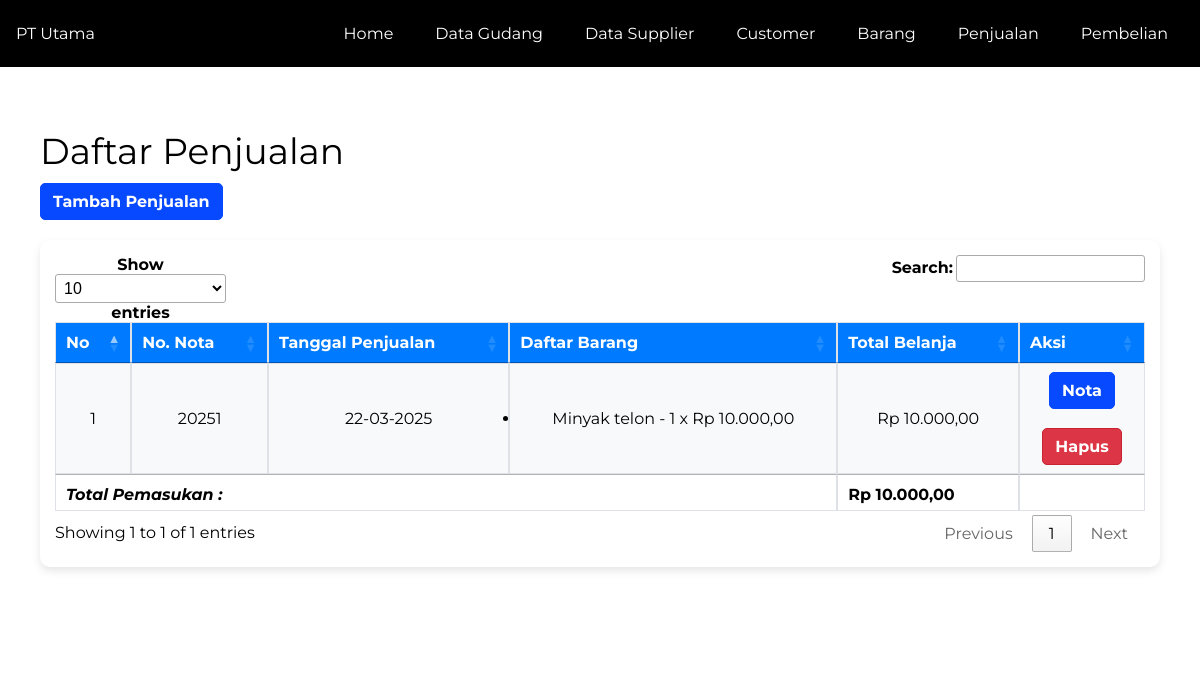
The app's page /penjualandaftar.php with its own data.
### tables this page shows
CREATE TABLE `penjualan` (
  `idpenjualan` int(11) NOT NULL,
  `notajual` text NOT NULL,
  `kodenota` text NOT NULL,
  `namabarang` text NOT NULL,
  `harga` text NOT NULL,
  `jumlah` text NOT NULL,
  `total` text NOT NULL,
  `grandtotal` text NOT NULL,
  `uangpembeli` text NOT NULL,
  `kembalian` text NOT NULL,
  `tanggalpenjualan` date NOT NULL,
  `waktuinputjual` datetime NOT NULL DEFAULT current_timestamp()
);

### penjualandaftar.php (the view, shortened to what this page needs)
<?php include 'header.php'; ?>
<div class="display-kontainer kontainer" style="padding-bottom: 50px;">
	<div class="kontainer padding-32">
		<h1>Daftar Penjualan</h1>
		<a href="penjualantambah.php" class="btn btn-primary float-right">Tambah Penjualan</a>
		<div class="row">
			<div class="col l12">
				<div class="card shadow mb-4">
					<div class="card-body">
						<table class="table table-bordered table-striped" id="table">
							<thead class="bg-primary text-white">
								<tr>
									<th>No</th>
									<th>No. Nota</th>
									<th>Tanggal Penjualan</th>
									<th>Daftar Barang</th>
									<th>Total Belanja</th>
									<th>Aksi</th>
								</tr>
							</thead>
							<tbody>
								<?php
								$nomor = 1;
								$ambil = $koneksi->query("SELECT * FROM penjualan GROUP BY notajual ORDER BY tanggalpenjualan DESC");
								$totalpemasukan = 0;
								while ($pecah = $ambil->fetch_assoc()) { ?>
									<tr>
										<td><?php echo $nomor; ?></td>
										<td><?php echo $pecah['kodenota'] ?></td>
										<td><?php echo date("d-m-Y", strtotime($pecah['tanggalpenjualan'])) ?></td>
										<td>
											<ul>
												<?php
												$ambildaftarbarang = $koneksi->query("SELECT * FROM penjualan WHERE notajual = '$pecah[notajual]'");
												while ($daftarbarang = $ambildaftarbarang->fetch_assoc()) { ?>
													<li><?= $daftarbarang['namabarang'] ?> - <?= $daftarbarang['jumlah'] ?> x <?= rupiah($daftarbarang['harga']) ?></li>
												<?php } ?>
											</ul>
										</td>
										<td><?php echo rupiah($pecah['grandtotal']) ?></td>
										<td>
											<a class="btn btn-primary text-white mb-1" href="cetakfaktur.php?id=<?php echo $pecah['notajual']; ?>" target="_blank">Nota</a>
											<br><br>
											<a href="penjualanhapus.php?id=<?php echo $pecah['notajual']; ?>" class="btn btn-danger mb-1" onclick="return confirm('Yakin Mau di Hapus?')">Hapus</a>
										</td>
									</tr>
								<?php
									$totalpemasukan += $pecah['grandtotal'];
									$nomor++;
								} ?>
							</tbody>
							<tfoot>
								<tr>
									<th colspan="4" class="text-right"><em>Total Pemasukan :</em></th>
									<th><?= rupiah($totalpemasukan) ?></th>
									<th></th>
								</tr>
							</tfoot>
						</table>
					</div>
				</div>
			</div>
		</div>
	</div>
</div>
<?php
include 'footer.php';
?>

### css/style.css (style rules this page uses)
* { margin: 0; padding: 0; box-sizing: border-box; }
body { font-family: Arial, sans-serif; width: 100vw; max-width: 100%; }
a { background-color: transparent }
html { overflow-x: hidden }
h1 { font-size: 36px }
h1, h2, h3, h4, h5, h6 { font-family: "Segoe UI", Arial, sans-serif; font-weight: 400; margin: 10px 0 }
a { color: inherit }
.display-kontainer { position: relative }
.bar:after, .bar:before, .kontainer:after, .kontainer:before, .row-padding:after, .row-padding:before, .row:after, .row:before { content: ""; display: table; clear: both }
.col { float: left; width: 100% }
@media (min-width:993px) { .col.l12 { width: 99.99999% } }
.content { margin-left: auto; margin-right: auto }
.content { max-width: 980px }
.kontainer { padding: .01em 16px }
.padding-32 { padding-top: 32px!important; padding-bottom: 32px!important }
.text-white { color: #fff!important }
body, h1, h2, h3, h4, h5, h6, .wide { font-family: "Montserrat", sans-serif; }
.kontainer { max-width: 1200px; margin: auto; padding: 20px; }
.row { display: grid; grid-template-columns: 1fr; gap: 20px; }
.card { background: #fff; border-radius: 10px; box-shadow: 0 4px 8px rgba(0, 0, 0, 0.1); overflow: hidden; text-align: center; transition: transform 0.3s ease; width: 100%; max-width: 100%; }
.card-body { padding: 15px; }
.table { width: 100%; border-collapse: collapse; border-spacing: 0; background-color: #fff; overflow-x: auto; white-space: normal; table-layout: auto; display: table; }
.table-bordered th, .table-bordered td { border: 1px solid #dee2e6; padding: 10px; text-align: center; }
.table thead { background-color: #007bff; color: white; }
.table-striped tbody tr:nth-of-type(odd) { background-color: #f8f9fa; }
.btn { display: inline-block; padding: 8px 12px; border-radius: 5px; text-decoration: none; font-weight: bold; text-align: center; transition: all 0.3s ease; }
.btn-primary { background-color: #0749ff; color: #ffffff; border: 1px solid #0749ff; }
.btn-danger { background-color: #dc3545; color: #fff; border: 1px solid #c82333; }

### records on screen
penjualan: kodenota "20251", tanggalpenjualan "22-03-2025", namabarang "Minyak telon", jumlah "1", harga "Rp 10.000,00", grandtotal "Rp 10.000,00"

### other values on screen
rupiah($totalpemasukan) "Rp 10.000,00"
